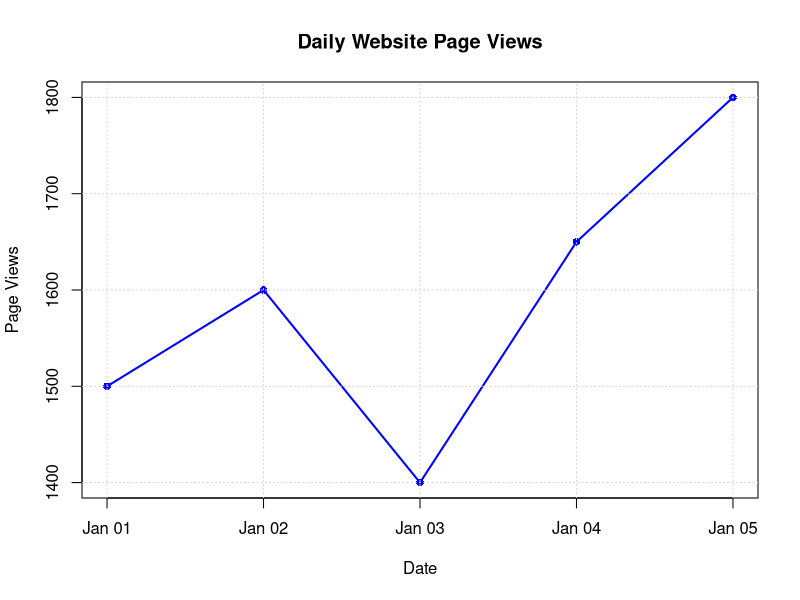

Generate this figure with R:
# Website Traffic Data

Date <- as.Date(c("2023-01-01","2023-01-02","2023-01-03",
                  "2023-01-04","2023-01-05"))

PageViews <- c(1500,1600,1400,1650,1800)

# Line Chart
plot(Date, PageViews,
     type="o",
     col="blue",
     pch=16,
     lwd=2,
     xlab="Date",
     ylab="Page Views",
     main="Daily Website Page Views")

grid()
